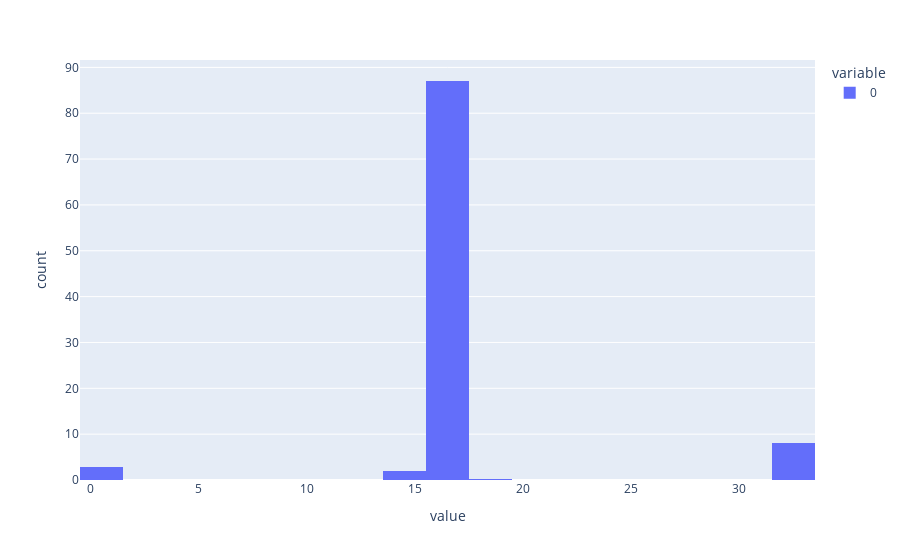

Notebook code for this chart:
### Code cell
import plotly.express as px
import numpy as np

time_delta_secs = np.diff(df.index.values).astype('timedelta64[s]').astype(np.int32)

fig = px.histogram(time_delta_secs, histnorm='percent', nbins=20)
fig.show()

### Figure 1 — Plotly figure (JSON) as saved in the notebook; plotly's stock layout.template omitted (floating-point values rounded to 4 significant figures; data arrays with more than 128 entries replaced by an {"elided": "..."} marker saying what was removed)
{"data": [{"alignmentgroup": "True", "bingroup": "x", "histnorm": "percent", "hovertemplate": "variable=0<br>value=%{x}<br>count=%{y}<extra></extra>", "legendgroup": "0", "marker": {"color": "#636efa"}, "name": "0", "nbinsx": 20, "offsetgroup": "0", "orientation": "v", "showlegend": true, "type": "histogram", "x": {"elided": "424 int values"}, "xaxis": "x", "yaxis": "y"}], "layout": {"barmode": "relative", "legend": {"title": {"text": "variable"}, "tracegroupgap": 0}, "margin": {"t": 60}, "xaxis": {"anchor": "y", "domain": [0, 1], "title": {"text": "value"}}, "yaxis": {"anchor": "x", "domain": [0, 1], "title": {"text": "count"}}}}
